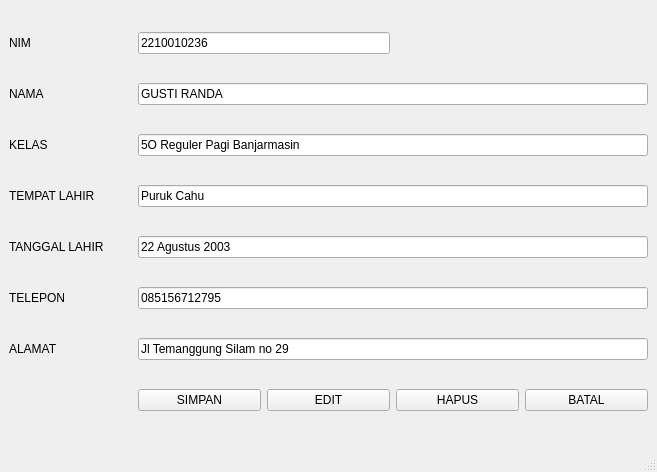
<?xml version="1.0" encoding="UTF-8"?>
<ui version="4.0">
 <class>MainWindow</class>
 <widget class="QMainWindow" name="MainWindow">
  <property name="geometry">
   <rect>
    <x>0</x>
    <y>0</y>
    <width>657</width>
    <height>472</height>
   </rect>
  </property>
  <property name="minimumSize">
   <size>
    <width>0</width>
    <height>0</height>
   </size>
  </property>
  <property name="windowTitle">
   <string>MainWindow</string>
  </property>
  <widget class="QWidget" name="centralwidget">
   <property name="minimumSize">
    <size>
     <width>0</width>
     <height>0</height>
    </size>
   </property>
   <layout class="QGridLayout" name="gridLayout">
    <item row="0" column="0">
     <widget class="QLabel" name="label">
      <property name="text">
       <string>NIM</string>
      </property>
     </widget>
    </item>
    <item row="0" column="1" colspan="2">
     <widget class="QLineEdit" name="lineEdit">
      <property name="text">
       <string>2210010236</string>
      </property>
     </widget>
    </item>
    <item row="1" column="0">
     <widget class="QLabel" name="label_2">
      <property name="text">
       <string>NAMA</string>
      </property>
     </widget>
    </item>
    <item row="1" column="1" colspan="4">
     <widget class="QLineEdit" name="lineEdit_2">
      <property name="text">
       <string>GUSTI RANDA</string>
      </property>
     </widget>
    </item>
    <item row="2" column="0">
     <widget class="QLabel" name="label_3">
      <property name="text">
       <string>KELAS</string>
      </property>
     </widget>
    </item>
    <item row="2" column="1" colspan="4">
     <widget class="QLineEdit" name="lineEdit_3">
      <property name="text">
       <string>5O Reguler Pagi Banjarmasin</string>
      </property>
     </widget>
    </item>
    <item row="3" column="0">
     <widget class="QLabel" name="label_4">
      <property name="text">
       <string>TEMPAT LAHIR</string>
      </property>
     </widget>
    </item>
    <item row="3" column="1" colspan="4">
     <widget class="QLineEdit" name="lineEdit_4">
      <property name="text">
       <string>Puruk Cahu</string>
      </property>
     </widget>
    </item>
    <item row="4" column="0">
     <widget class="QLabel" name="label_5">
      <property name="text">
       <string>TANGGAL LAHIR</string>
      </property>
     </widget>
    </item>
    <item row="4" column="1" colspan="4">
     <widget class="QLineEdit" name="lineEdit_5">
      <property name="text">
       <string>22 Agustus 2003</string>
      </property>
     </widget>
    </item>
    <item row="5" column="0">
     <widget class="QLabel" name="label_6">
      <property name="text">
       <string>TELEPON</string>
      </property>
     </widget>
    </item>
    <item row="5" column="1" colspan="4">
     <widget class="QLineEdit" name="lineEdit_6">
      <property name="text">
       <string>085156712795</string>
      </property>
     </widget>
    </item>
    <item row="6" column="0">
     <widget class="QLabel" name="label_7">
      <property name="text">
       <string>ALAMAT</string>
      </property>
     </widget>
    </item>
    <item row="6" column="1" colspan="4">
     <widget class="QLineEdit" name="lineEdit_7">
      <property name="text">
       <string>Jl Temanggung Silam no 29</string>
      </property>
     </widget>
    </item>
    <item row="7" column="1">
     <widget class="QPushButton" name="pushButton">
      <property name="text">
       <string>SIMPAN</string>
      </property>
     </widget>
    </item>
    <item row="7" column="2">
     <widget class="QPushButton" name="pushButton_2">
      <property name="text">
       <string>EDIT</string>
      </property>
     </widget>
    </item>
    <item row="7" column="3">
     <widget class="QPushButton" name="pushButton_3">
      <property name="text">
       <string>HAPUS</string>
      </property>
     </widget>
    </item>
    <item row="7" column="4">
     <widget class="QPushButton" name="pushButton_4">
      <property name="text">
       <string>BATAL</string>
      </property>
     </widget>
    </item>
   </layout>
  </widget>
  <widget class="QMenuBar" name="menubar">
   <property name="geometry">
    <rect>
     <x>0</x>
     <y>0</y>
     <width>657</width>
     <height>22</height>
    </rect>
   </property>
  </widget>
  <widget class="QStatusBar" name="statusbar"/>
 </widget>
 <resources/>
 <connections/>
</ui>
